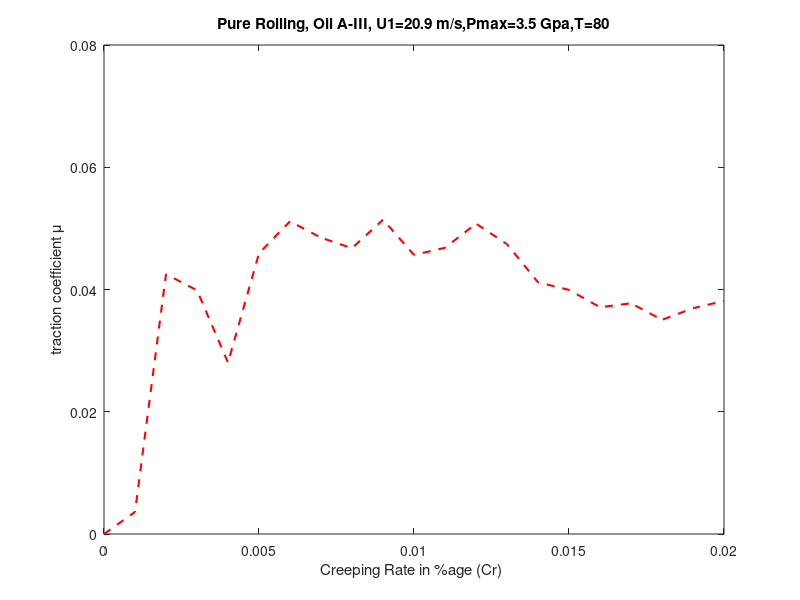
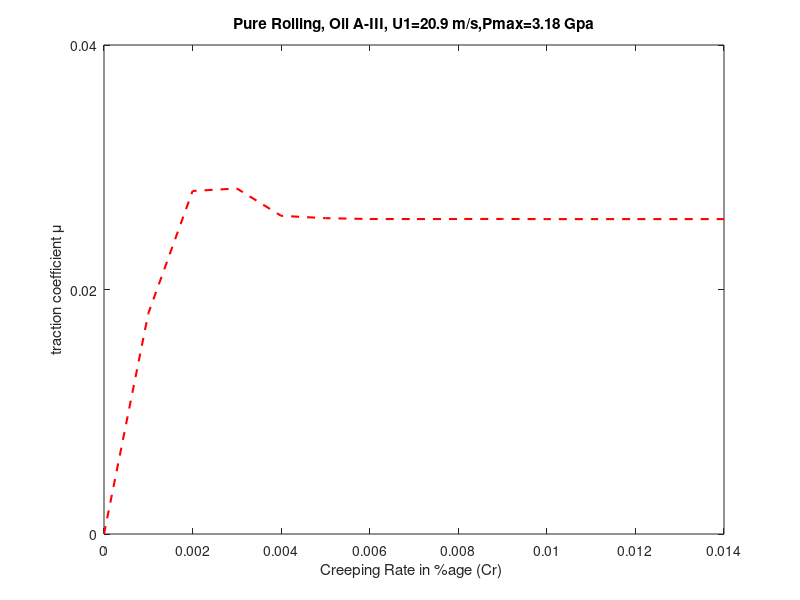
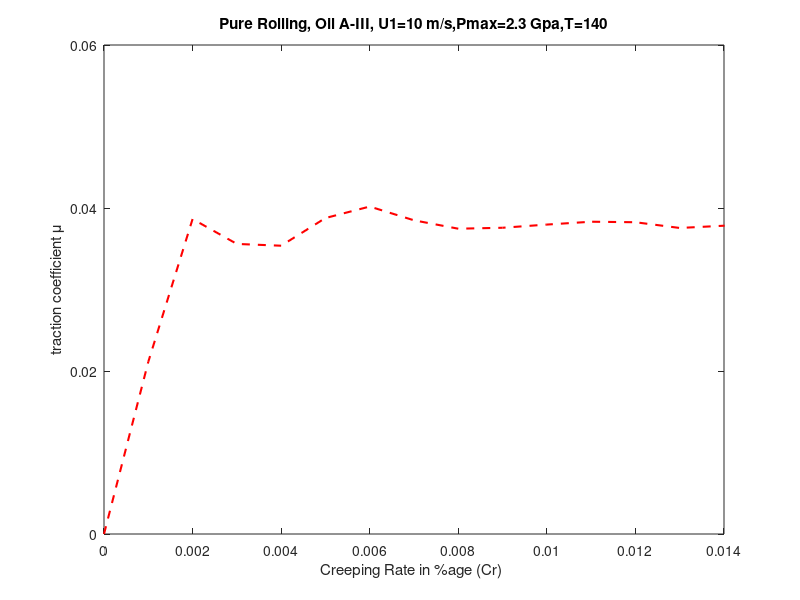
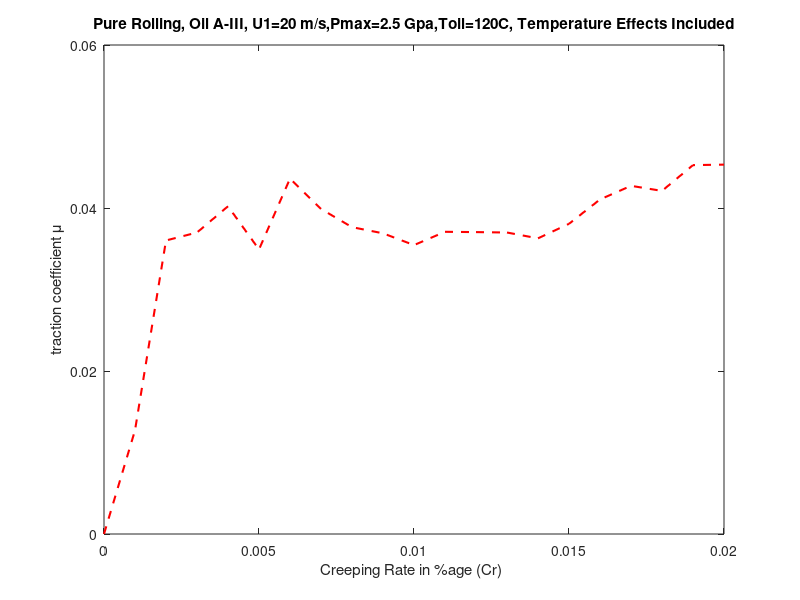

MATLAB code for these plots, in order:

%% OIl III 2.36 %*************************************************************
%Given geometry and material data
%*************************************************************
clc
clear all
u1=20.9;    %linear velocity [m/s]
a=0.001; % assumed contact elliptical area dimensions,
%later corrected thru iteration. see line 49 of this code
b=0.001;
Qmax=21000; %[kw] power
j=0;
r1=70e-3;%[m]
gamma=0;
w1=u1/r1;%[rad/s]
wsp=w1*gamma;%spin rotation velocity
pmax=2.36e9;%maximum pressure
mumax=0.087;
nua=0.3; % poisson ratio, both materials are assumed similar
nub=0.3;
Ea=2.308e11; %[Pa] Young's modulus of contacting parts
Eb=2.308e11;
Eprime=(0.5*((1-nua^2)/Ea+(1-nub^2)/Eb))^(-1); %Equivalent Young's modulus
Gprime=0.5*Eprime/(1+nua); %Equivalent shear modulus
 
%*********************************************************************
%calculate area of contact based on geometry and material properties of
%the contacting bodies
%*********************************************************************
 
%Radii of the contacting bodies in x and y directions
Rax=10e-3; %[m] Roller 2
Rbx=inf; % [m] roller 1
Ray=70e-3;%[m] roller 2
Rby=70e-3;% [m] roller 1
 
Rx=Rax; % Rbx is inf
Ry=Ray*Rby/(Ray+Rby);
Rprime=Rx*Ry/(Rx+Ry);
phi=pi/2; %angle between planes of medium radii of the bodies in contact
 
%Poisson ratio, assumed similar materials; steel
nua=0.3;
nub=0.3;
Ea=2.308e11; %Young's modulus of contacting parts
Eb=2.308e11;
 
% %coefficients to be found from book tribology by Batchelor
kdash=1.0339*(Ry/Rx)^0.636;
epsdash=1.0003+(0.5968*Rx)/Ry;
zetadash=1.5277+0.623*log(Ry/Rx);
for ii=1:100
fc=2*pi*a*b/3*pmax;
a=(6*kdash^2*epsdash*fc*Rprime/(pi*Eprime))^(1/3);
b=(6*epsdash*fc*Rprime/(pi*kdash*Eprime))^(1/3);
tmpa=a;
tmpb=b;
disp(2*a);
disp(2*b);
disp(fc);
end
 
%**********************************************************
%preprocessing for contact point area geometry
 
%**********************************************************
fid=fopen('ellipse-connectivity-oil-A-III.txt','r','l','UTF-8'); %get connectivity data of areas
c=textscan(fid,'%d %d %d %d');
condata=cell2mat(c);
fclose(fid);
 
fid=fopen('ellipse_nodes-oil-A-II.txt','r','l','UTF-8'); %get coordinate data of areas
c=textscan(fid,'%f%f');
nodecoords=cell2mat(c);
fclose(fid);
 
[q,p]=size(condata);
x=zeros(q,p); %memory preallocation
y=zeros(q,p); %memory preallocation
 
for i=1:q
    for jj=1:p
        x(i,jj)=nodecoords(condata(i,jj),1);
        y(i,jj)=nodecoords(condata(i,jj),2);
        
    end
end
%find areas and centroids of areas (shear is found out at centroids of areas)
area=0.5*((x(:,1).*y(:,2)+x(:,2).*y(:,3)+x(:,3).*y(:,4)+x(:,4).*y(:,1))-(x(:,2).*y(:,1)+x(:,3).*y(:,2)+x(:,4).*y(:,3)+x(:,1).*y(:,4)));
centroidx=(x(:,1)+x(:,2)+x(:,3)+x(:,4))/4;
centroidy=(y(:,1)+y(:,2)+y(:,3)+y(:,4))/4;
 
xx=centroidx;
yy=centroidy;
 
%**********************************************************************
 
%calculate shear stress distribution
 
%*********************************************************************
%find shear in x and y directions due to pure rolling at all small areas
 
k=1;
%find load distribution
p=pmax*sqrt(1-(xx/b).^2-(yy/a).^2);
%find limiting shear
tl=mumax*p;
 
for cr=0:0.001:0.02
 
teprx=32*Gprime/(pi*(4-3*nua))*2*cr/(2-cr)*(xx+b)/(2*b); %pure rolling
tepry=0;
 
tespx=-64*(2-nua)*Gprime*j/(9*pi*(3-2*nua))*yy/sqrt(a*b); %spin component
tespy=64*(2-nua)*Gprime*j/(9*pi*(3-2*nua))*xx/sqrt(a*b);
 
te=teprx;
 
for i=1:q
    
    if te(i)>=tl(i)
        te(i)=tl(i);
    end
end
 
ftraction=sum(te.*area);
 
mu(k)=ftraction/fc;
k=k+1;
end
cr=0:0.001:0.02;
figure (6)
p=plot(cr,mu,'r--','LineWidth',1.5);
set(gca,'ytick',0:0.02:0.12);
axis([0 0.02 0 0.15]);
title('Pure Rolling, Oil A-III, U1=20.9 m/s,Pmax=3.5 Gpa,T=80')
xlabel('Creeping Rate in %age (Cr) ');
ylabel('traction coefficient \mu');
ylim([0 0.08])

%% %% %*************************************************************
%Given geometry and material data
%*************************************************************
clc
clear all
u1=20.9;    %linear velocity [m/s]
a=0.001; % assumed contact elliptical area dimensions,
%later corrected thru iteration. see line 49 of this code
b=0.001;
Qmax=21000; %[kw] power
j=0;
r1=70e-3;%[m]
gamma=0;
w1=u1/r1;%[rad/s]
wsp=w1*gamma;%spin rotation velocity
pmax=3.18e9;%maximum pressure
mumax=0.087;
nua=0.3; % poisson ratio, both materials are assumed similar
nub=0.3;
Ea=2.308e11; %[Pa] Young's modulus of contacting parts
Eb=2.308e11;
Eprime=(0.5*((1-nua^2)/Ea+(1-nub^2)/Eb))^(-1); %Equivalent Young's modulus
Gprime=0.5*Eprime/(1+nua); %Equivalent shear modulus
 
%*********************************************************************
%calculate area of contact based on geometry and material properties of
%the contacting bodies
%*********************************************************************
 
%Radii of the contacting bodies in x and y directions
Rax=10e-3; %[m] Roller 2
Rbx=inf; % [m] roller 1
Ray=70e-3;%[m] roller 2
Rby=70e-3;% [m] roller 1
 
Rx=Rax; % Rbx is inf
Ry=Ray*Rby/(Ray+Rby);
Rprime=Rx*Ry/(Rx+Ry);
phi=pi/2; %angle between planes of medium radii of the bodies in contact
 
%Poisson ratio, assumed similar materials; steel
nua=0.3;
nub=0.3;
Ea=2.308e11; %Young's modulus of contacting parts
Eb=2.308e11;
 
% %coefficients to be found from book tribology by Batchelor
kdash=1.0339*(Ry/Rx)^0.636;
epsdash=1.0003+(0.5968*Rx)/Ry;
zetadash=1.5277+0.623*log(Ry/Rx);
for ii=1:100
fc=2*pi*a*b/3*pmax;
a=(6*kdash^2*epsdash*fc*Rprime/(pi*Eprime))^(1/3);
b=(6*epsdash*fc*Rprime/(pi*kdash*Eprime))^(1/3);
tmpa=a;
tmpb=b;
disp(2*a);
disp(2*b);
disp(fc);
end
 
%**********************************************************
%preprocessing for contact point area geometry
 
%**********************************************************
fid=fopen('ellipse-connectivity-oil-A-III.txt','r','l','UTF-8'); %get connectivity data of areas
c=textscan(fid,'%d %d %d %d');
condata=cell2mat(c);
fclose(fid);
 
fid=fopen('ellipse_nodes-oil-A-II.txt','r','l','UTF-8'); %get coordinate data of areas
c=textscan(fid,'%f%f');
nodecoords=cell2mat(c);
fclose(fid);
 
[q,p]=size(condata);
x=zeros(q,p); %memory preallocation
y=zeros(q,p); %memory preallocation
 
for i=1:q
    for jj=1:p
        x(i,jj)=nodecoords(condata(i,jj),1);
        y(i,jj)=nodecoords(condata(i,jj),2);
        
    end
end
%find areas and centroids of areas (shear is found out at centroids of areas)
area=0.5*((x(:,1).*y(:,2)+x(:,2).*y(:,3)+x(:,3).*y(:,4)+x(:,4).*y(:,1))-(x(:,2).*y(:,1)+x(:,3).*y(:,2)+x(:,4).*y(:,3)+x(:,1).*y(:,4)));
centroidx=(x(:,1)+x(:,2)+x(:,3)+x(:,4))/4;
centroidy=(y(:,1)+y(:,2)+y(:,3)+y(:,4))/4;
 
xx=centroidx;
yy=centroidy;
 
%**********************************************************************
 
%calculate shear stress distribution
 
%*********************************************************************
%find shear in x and y directions due to pure rolling at all small areas
 
k=1;
%find load distribution
p=pmax*sqrt(1-(xx/b).^2-(yy/a).^2);
%find limiting shear
tl=mumax*p;
 
for cr=0:0.001:0.02
 
teprx=32*Gprime/(pi*(4-3*nua))*2*cr/(2-cr)*(xx+b)/(2*b); %pure rolling
tepry=0;
 
tespx=-64*(2-nua)*Gprime*j/(9*pi*(3-2*nua))*yy/sqrt(a*b); %spin component
tespy=64*(2-nua)*Gprime*j/(9*pi*(3-2*nua))*xx/sqrt(a*b);
 
te=teprx;
 
for i=1:q
    
    if te(i)>=tl(i)
        te(i)=tl(i);
    end
end
 
ftraction=sum(te.*area);
 
mu(k)=ftraction/fc;
k=k+1;
end
cr=0:0.001:0.02;
figure (7)
p=plot(cr,mu,'r--','LineWidth',1.5);
set(gca,'ytick',0:0.02:0.12);
axis([0 0.02 0 0.15]);
title('Pure Rolling, Oil A-III, U1=20.9 m/s,Pmax=3.18 Gpa')
xlabel('Creeping Rate in %age (Cr) ');
ylabel('traction coefficient \mu');
xlim([0 0.014])
ylim([0 0.04])
%% %% %% %*************************************************************
%Given geometry and material data
%*************************************************************
clc
clear all
u1=30;    %linear velocity [m/s]
a=0.001; % assumed contact elliptical area dimensions,
%later corrected thru iteration. see line 49 of this code
b=0.001;
Qmax=21000; %[kw] power
j=0;
r1=70e-3;%[m]
gamma=0;
w1=u1/r1;%[rad/s]
wsp=w1*gamma;%spin rotation velocity
pmax=2.8e9;%maximum pressure
mumax=0.087;
nua=0.3; % poisson ratio, both materials are assumed similar
nub=0.3;
Ea=2.308e11; %[Pa] Young's modulus of contacting parts
Eb=2.308e11;
Eprime=(0.5*((1-nua^2)/Ea+(1-nub^2)/Eb))^(-1); %Equivalent Young's modulus
Gprime=0.5*Eprime/(1+nua); %Equivalent shear modulus
 
%*********************************************************************
%calculate area of contact based on geometry and material properties of
%the contacting bodies
%*********************************************************************
 
%Radii of the contacting bodies in x and y directions
Rax=10e-3; %[m] Roller 2
Rbx=inf; % [m] roller 1
Ray=70e-3;%[m] roller 2
Rby=70e-3;% [m] roller 1
 
Rx=Rax; % Rbx is inf
Ry=Ray*Rby/(Ray+Rby);
Rprime=Rx*Ry/(Rx+Ry);
phi=pi/2; %angle between planes of medium radii of the bodies in contact
 
%Poisson ratio, assumed similar materials; steel
nua=0.3;
nub=0.3;
Ea=2.308e11; %Young's modulus of contacting parts
Eb=2.308e11;
 
% %coefficients to be found from book tribology by Batchelor
kdash=1.0339*(Ry/Rx)^0.636;
epsdash=1.0003+(0.5968*Rx)/Ry;
zetadash=1.5277+0.623*log(Ry/Rx);
for ii=1:100
fc=2*pi*a*b/3*pmax;
a=(6*kdash^2*epsdash*fc*Rprime/(pi*Eprime))^(1/3);
b=(6*epsdash*fc*Rprime/(pi*kdash*Eprime))^(1/3);
tmpa=a;
tmpb=b;
disp(2*a);
disp(2*b);
disp(fc);
end
 
%**********************************************************
%preprocessing for contact point area geometry
 
%**********************************************************
fid=fopen('ellipse-connectivity-oil-A-III.txt','r','l','UTF-8'); %get connectivity data of areas
c=textscan(fid,'%d %d %d %d');
condata=cell2mat(c);
fclose(fid);
 
fid=fopen('ellipse_nodes-oil-A-II.txt','r','l','UTF-8'); %get coordinate data of areas
c=textscan(fid,'%f%f');
nodecoords=cell2mat(c);
fclose(fid);
 
[q,p]=size(condata);
x=zeros(q,p); %memory preallocation
y=zeros(q,p); %memory preallocation
 
for i=1:q
    for jj=1:p
        x(i,jj)=nodecoords(condata(i,jj),1);
        y(i,jj)=nodecoords(condata(i,jj),2);
        
    end
end
%find areas and centroids of areas (shear is found out at centroids of areas)
area=0.5*((x(:,1).*y(:,2)+x(:,2).*y(:,3)+x(:,3).*y(:,4)+x(:,4).*y(:,1))-(x(:,2).*y(:,1)+x(:,3).*y(:,2)+x(:,4).*y(:,3)+x(:,1).*y(:,4)));
centroidx=(x(:,1)+x(:,2)+x(:,3)+x(:,4))/4;
centroidy=(y(:,1)+y(:,2)+y(:,3)+y(:,4))/4;
 
xx=centroidx;
yy=centroidy;
 
%**********************************************************************
 
%calculate shear stress distribution
 
%*********************************************************************
%find shear in x and y directions due to pure rolling at all small areas
 
k=1;
%find load distribution
p=pmax*sqrt(1-(xx/b).^2-(yy/a).^2);
%find limiting shear
tl=mumax*p;
 
for cr=0:0.001:0.02
 
teprx=32*Gprime/(pi*(4-3*nua))*2*cr/(2-cr)*(xx+b)/(2*b); %pure rolling
tepry=0;
 
tespx=-64*(2-nua)*Gprime*j/(9*pi*(3-2*nua))*yy/sqrt(a*b); %spin component
tespy=64*(2-nua)*Gprime*j/(9*pi*(3-2*nua))*xx/sqrt(a*b);
 
te=teprx;
 
for i=1:q
    
    if te(i)>=tl(i)
        te(i)=tl(i);
    end
end
 
ftraction=sum(te.*area);
 
mu(k)=ftraction/fc;
k=k+1;
end
cr=0:0.001:0.02;
figure (8)
p=plot(cr,mu,'r--','LineWidth',1.5);
set(gca,'ytick',0:0.02:0.12);
axis([0 0.02 0 0.15]);
title('Pure Rolling, Oil A-III, U1=10 m/s,Pmax=2.3 Gpa,T=140')
xlabel('Creeping Rate in %age (Cr) ');
ylabel('traction coefficient \mu');
xlim([0 0.014])
ylim([0 0.06])
%% 
clc
clear all
u1=20;    %linear velocity [m/s]
a=0.001; % assumed contact elliptical area dimensions,
%later corrected thru iteration. see line 49 of this code
b=0.001;
Qmax=21000; %[kw] power
j=0;
r1=70e-3;%[m]
gamma=0;
w1=u1/r1;%[rad/s]
wsp=w1*gamma;%spin rotation velocity
pmax=2.5e9;%maximum pressure
mumax=0.087;
nua=0.3; % poisson ratio, both materials are assumed similar
nub=0.3;
Ea=2.308e11; %[Pa] Young's modulus of contacting parts
Eb=2.308e11;
Eprime=(0.5*((1-nua^2)/Ea+(1-nub^2)/Eb))^(-1); %Equivalent Young's modulus
Gprime=0.5*Eprime/(1+nua); %Equivalent shear modulus
 
%*********************************************************************
%calculate area of contact based on geometry and material properties of
%the contacting bodies
%*********************************************************************
 
%Radii of the contacting bodies in x and y directions
Rax=10e-3; %[m] Roller 2
Rbx=inf; % [m] roller 1
Ray=70e-3;%[m] roller 2
Rby=70e-3;% [m] roller 1
 
Rx=Rax; % Rbx is inf
Ry=Ray*Rby/(Ray+Rby);
Rprime=Rx*Ry/(Rx+Ry);
phi=pi/2; %angle between planes of medium radii of the bodies in contact
 
%Poisson ratio, assumed similar materials; steel
nua=0.3;
nub=0.3;
Ea=2.308e11; %Young's modulus of contacting parts
Eb=2.308e11;
 
% %coefficients to be found from book tribology by Batchelor
kdash=1.0339*(Ry/Rx)^0.636;
epsdash=1.0003+(0.5968*Rx)/Ry;
zetadash=1.5277+0.623*log(Ry/Rx);
for ii=1:100
fc=2*pi*a*b/3*pmax;
a=(6*kdash^2*epsdash*fc*Rprime/(pi*Eprime))^(1/3);
b=(6*epsdash*fc*Rprime/(pi*kdash*Eprime))^(1/3);
tmpa=a;
tmpb=b;
disp(2*a);
disp(2*b);
disp(fc);
end
 
%**********************************************************
%preprocessing for contact point area geometry
 
%**********************************************************
fid=fopen('ellipse-connectivity-oil-A-III.txt','r','l','UTF-8'); %get connectivity data of areas
c=textscan(fid,'%d %d %d %d');
condata=cell2mat(c);
fclose(fid);
 
fid=fopen('ellipse_nodes-oil-A-II.txt','r','l','UTF-8'); %get coordinate data of areas
c=textscan(fid,'%f%f');
nodecoords=cell2mat(c);
fclose(fid);
 
[q,p]=size(condata);
x=zeros(q,p); %memory preallocation
y=zeros(q,p); %memory preallocation
 
for i=1:q
    for jj=1:p
        x(i,jj)=nodecoords(condata(i,jj),1);
        y(i,jj)=nodecoords(condata(i,jj),2);
        
    end
end
%find areas and centroids of areas (shear is found out at centroids of areas)
area=0.5*((x(:,1).*y(:,2)+x(:,2).*y(:,3)+x(:,3).*y(:,4)+x(:,4).*y(:,1))-(x(:,2).*y(:,1)+x(:,3).*y(:,2)+x(:,4).*y(:,3)+x(:,1).*y(:,4)));
centroidx=(x(:,1)+x(:,2)+x(:,3)+x(:,4))/4;
centroidy=(y(:,1)+y(:,2)+y(:,3)+y(:,4))/4;
 
xx=centroidx;
yy=centroidy;
 
%**********************************************************************
 
%calculate shear stress distribution
 
%*********************************************************************
%find shear in x and y directions due to pure rolling at all small areas
 
k=1;
%find load distribution
p=pmax*sqrt(1-(xx/b).^2-(yy/a).^2);
%find limiting shear
tl=mumax*p;
 
for cr=0:0.001:0.02
 
teprx=32*Gprime/(pi*(4-3*nua))*2*cr/(2-cr)*(xx+b)/(2*b); %pure rolling
tepry=0;
 
tespx=-64*(2-nua)*Gprime*j/(9*pi*(3-2*nua))*yy/sqrt(a*b); %spin component
tespy=64*(2-nua)*Gprime*j/(9*pi*(3-2*nua))*xx/sqrt(a*b);
 
te=teprx;
 
for i=1:q
    
    if te(i)>=tl(i)
        te(i)=tl(i);
    end
end
 
ftraction=sum(te.*area);
 
mu(k)=ftraction/fc;
k=k+1;
end
cr=0:0.001:0.02;
figure (9)
p=plot(cr,mu,'r--','LineWidth',1.5);
set(gca,'ytick',0:0.02:0.12);
axis([0 0.02 0 0.15]);
title('Pure Rolling, Oil A-III, U1=20 m/s,Pmax=2.5 Gpa,Toil=120C, Temperature Effects Included')
xlabel('Creeping Rate in %age (Cr) ');
ylabel('traction coefficient \mu');
ylim([0 0.06])


